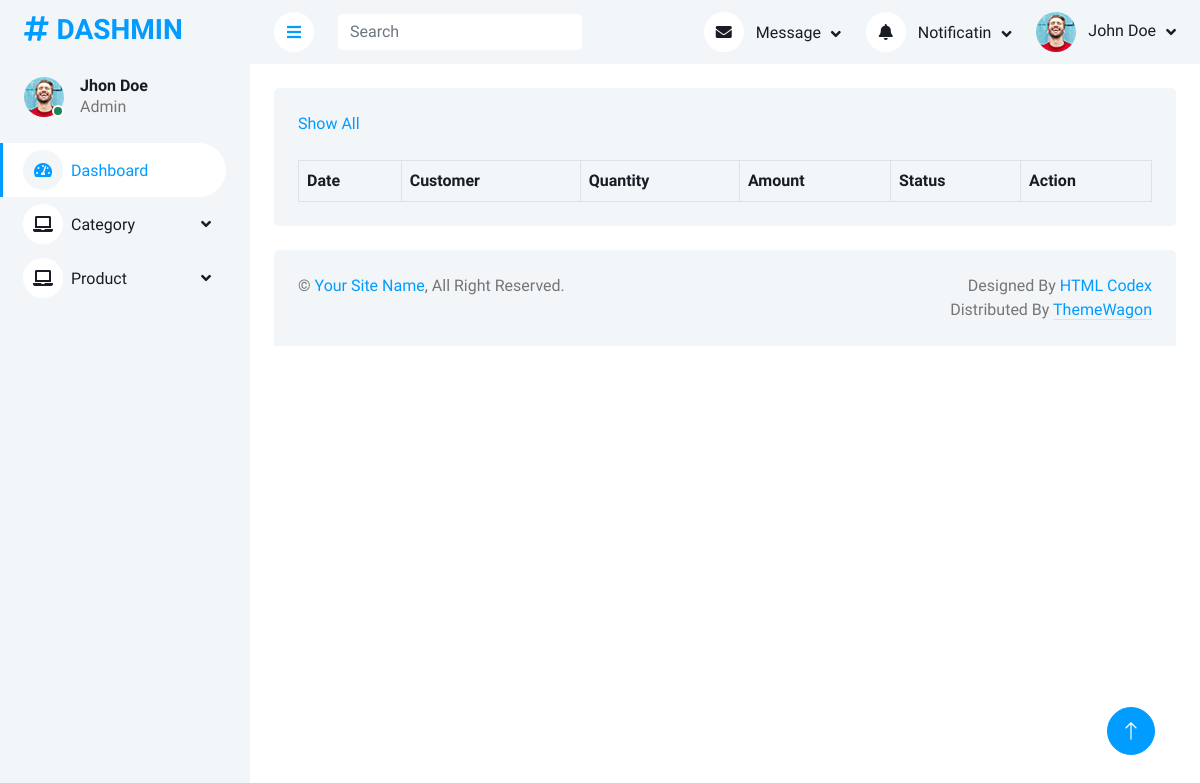
The app's page /adminPanel/invoice.php (signed in), older data.
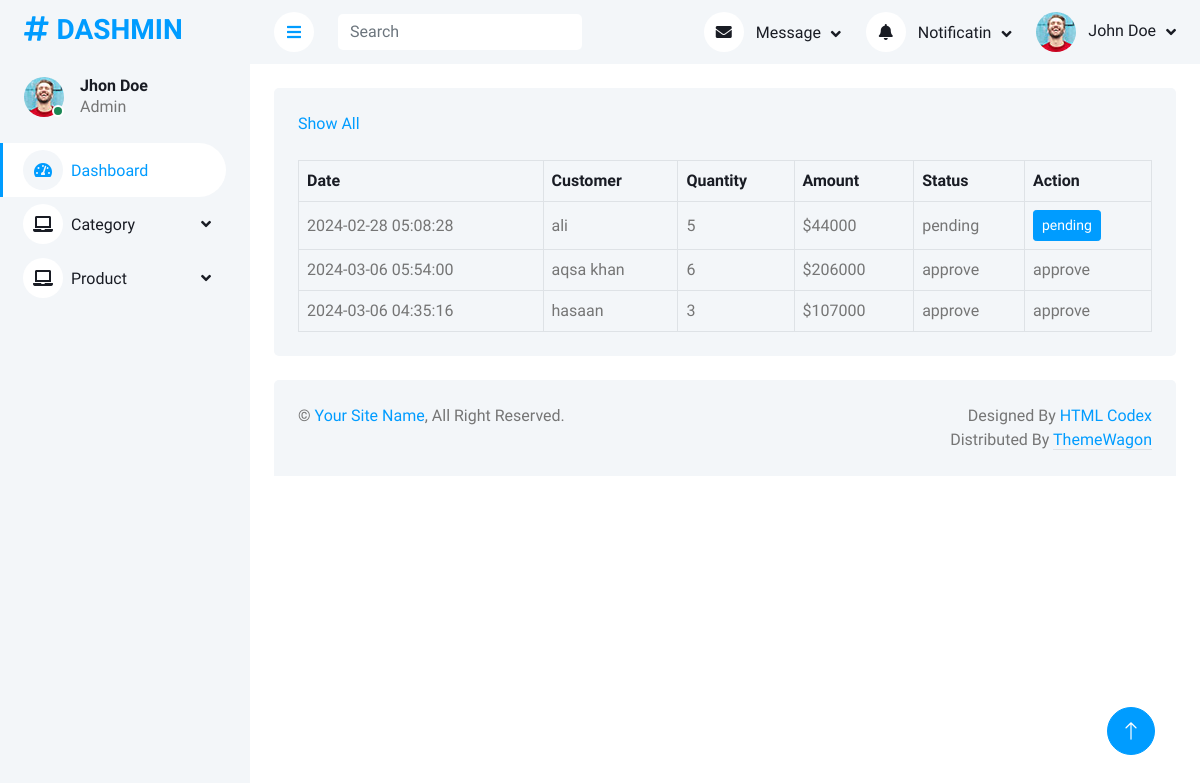
The same page, newer data.
### tables this page shows
CREATE TABLE `invoice` (
  `id` int(11) NOT NULL,
  `u_id` int(11) NOT NULL,
  `u_name` varchar(100) NOT NULL,
  `u_email` varchar(100) NOT NULL,
  `total_products` int(11) NOT NULL,
  `total_amount` int(11) NOT NULL,
  `date_time` timestamp NOT NULL DEFAULT current_timestamp() ON UPDATE current_timestamp(),
  `status` varchar(200) NOT NULL DEFAULT 'pending'
);

### adminPanel/invoice.php (the view, shortened to what this page needs)
<?php
        include('query.php');
        include('header.php');
        ?>
            <div class="container-fluid pt-4 px-4">
                <div class="bg-light text-center rounded p-4">
                    <div class="d-flex align-items-center justify-content-between mb-4">
                        <a href="">Show All</a>
                    </div>
                    <div class="table-responsive">
                        <table class="table text-start align-middle table-bordered table-hover mb-0">
                            <thead>
                                <tr class="text-dark">
                                    <th scope="col">Date</th>
                                    <th scope="col">Customer</th>
                                    <th scope="col">Quantity</th>
                                    <th scope="col">Amount</th>
                                    <th scope="col">Status</th>
                                    <th scope="col">Action</th>
                                </tr>
                            </thead>
                            <tbody>
                                <?php
                                $query = $pdo->query("select * from invoice");
                               $allInvoices =  $query->fetchAll(PDO::FETCH_ASSOC);
                                foreach( $allInvoices as $invoice){
                                ?>
                                <tr>
                                    <td><?php echo $invoice['date_time']?></td>
                                    <td><?php echo $invoice['u_name']?></td>
                                    <td><?php echo $invoice['total_products']?></td>
                                    <td>$<?php echo $invoice['total_amount']?></td>
                                    <td><?php echo  $invoice['status']?></td>
                                    <?php
                                    if($invoice['status'] == 'pending'){
                                    ?>
                                    <td>  <form action="email.php" method="post"><button name="sendEmail" class="btn btn-sm btn-primary" ><?php echo $invoice['status']?></button>
                                    </form>
                                    </td>
                                    <?php
                                    }
                                    else{
                                        ?>
                                            <td><?php echo $invoice['status']?></td>
                                        <?php
                                    }
                                    ?>
                                </tr>
                                <?php
                                }
                                ?>
                            </tbody>
                        </table>
                    </div>
                </div>
            </div>
<?php
include('footer.php');
?>

### adminPanel/header.php (shortened to what this page needs)
<!DOCTYPE html>
<html lang="en">
<head>
    <link href="https://cdnjs.cloudflare.com/ajax/libs/font-awesome/5.10.0/css/all.min.css" rel="stylesheet">
    <link href="https://cdn.jsdelivr.net/npm/bootstrap-icons@1.4.1/font/bootstrap-icons.css" rel="stylesheet">
    <link href="lib/owlcarousel/assets/owl.carousel.min.css" rel="stylesheet">
    <link href="lib/tempusdominus/css/tempusdominus-bootstrap-4.min.css" rel="stylesheet" />
    <link href="css/bootstrap.min.css" rel="stylesheet">
    <link href="css/style.css" rel="stylesheet">
</head>
<body>
    <div class="container-xxl position-relative bg-white d-flex p-0">
        <div class="sidebar pe-4 pb-3">
            <nav class="navbar bg-light navbar-light">
                <a href="index.html" class="navbar-brand mx-4 mb-3">
                    <h3 class="text-primary"><i class="fa fa-hashtag me-2"></i>DASHMIN</h3>
                </a>
                <div class="d-flex align-items-center ms-4 mb-4">
                    <div class="position-relative">
                        <img class="rounded-circle" src="img/user.jpg" alt="" style="width: 40px; height: 40px;">
                        <div class="bg-success rounded-circle border border-2 border-white position-absolute end-0 bottom-0 p-1"></div>
                    </div>
                    <div class="ms-3">
                        <h6 class="mb-0">Jhon Doe</h6>
                        <span>Admin</span>
                    </div>
                </div>
                <div class="navbar-nav w-100">
                    <a href="index.html" class="nav-item nav-link active"><i class="fa fa-tachometer-alt me-2"></i>Dashboard</a>
                    <div class="nav-item dropdown">
                        <a href="#" class="nav-link dropdown-toggle" data-bs-toggle="dropdown"><i class="fa fa-laptop me-2"></i>Category</a>
                    </div>
                    <div class="nav-item dropdown">
                        <a href="#" class="nav-link dropdown-toggle" data-bs-toggle="dropdown"><i class="fa fa-laptop me-2"></i>Product</a>
                    </div>
                </div>
            </nav>
        </div>
        <div class="content">
            <nav class="navbar navbar-expand bg-light navbar-light sticky-top px-4 py-0">
                <a href="#" class="sidebar-toggler flex-shrink-0">
                    <i class="fa fa-bars"></i>
                </a>
                <form class="d-none d-md-flex ms-4">
                    <input class="form-control border-0" type="search" placeholder="Search">
                </form>
                <div class="navbar-nav align-items-center ms-auto">
                    <div class="nav-item dropdown">
                        <a href="#" class="nav-link dropdown-toggle" data-bs-toggle="dropdown">
                            <i class="fa fa-envelope me-lg-2"></i>
                            <span class="d-none d-lg-inline-flex">Message</span>
                        </a>
                    </div>
                    <div class="nav-item dropdown">
                        <a href="#" class="nav-link dropdown-toggle" data-bs-toggle="dropdown">
                            <i class="fa fa-bell me-lg-2"></i>
                            <span class="d-none d-lg-inline-flex">Notificatin</span>
                        </a>
                    </div>
                    <div class="nav-item dropdown">
                        <a href="#" class="nav-link dropdown-toggle" data-bs-toggle="dropdown">
                            <img class="rounded-circle me-lg-2" src="img/user.jpg" alt="" style="width: 40px; height: 40px;">
                            <span class="d-none d-lg-inline-flex">John Doe</span>
                        </a>
                    </div>
                </div>
            </nav>

### adminPanel/footer.php (shortened to what this page needs)
            <div class="container-fluid pt-4 px-4">
                <div class="bg-light rounded-top p-4">
                    <div class="row">
                        <div class="col-12 col-sm-6 text-center text-sm-start">
                            &copy; <a href="#">Your Site Name</a>, All Right Reserved.
                        </div>
                        <div class="col-12 col-sm-6 text-center text-sm-end">
                            Designed By <a href="https://htmlcodex.com">HTML Codex</a>
                        Distributed By <a class="border-bottom" href="https://themewagon.com" target="_blank">ThemeWagon</a>
                        </div>
                    </div>
                </div>
            </div>
        </div>
        <a href="#" class="btn btn-lg btn-primary btn-lg-square back-to-top"><i class="bi bi-arrow-up"></i></a>
    </div>
</body>
</html>

### adminPanel/css/style.css (style rules this page uses)
:root { --primary: #009CFF; --light: #F3F6F9; --dark: #191C24; }
.back-to-top { position: fixed; display: none; right: 45px; bottom: 45px; z-index: 99; }
.btn { transition: .5s; }
.btn.btn-primary { color: #FFFFFF; }
.btn-lg-square { width: 48px; height: 48px; }
.btn-square, .btn-sm-square, .btn-lg-square { padding: 0; display: inline-flex; align-items: center; justify-content: center; font-weight: normal; border-radius: 50px; }
.sidebar { position: fixed; top: 0; left: 0; bottom: 0; width: 250px; height: 100vh; overflow-y: auto; background: var(--light); transition: 0.5s; z-index: 999; }
.content { margin-left: 250px; min-height: 100vh; background: #FFFFFF; transition: 0.5s; }
@media (min-width: 992px) { .sidebar { margin-left: 0; } }
@media (min-width: 992px) { .content { width: calc(100% - 250px); } }
.sidebar .navbar .navbar-nav .nav-link { padding: 7px 20px; color: var(--dark); font-weight: 500; border-left: 3px solid var(--light); border-radius: 0 30px 30px 0; outline: none; }
.sidebar .navbar .navbar-nav .nav-link:hover, .sidebar .navbar .navbar-nav .nav-link.active { color: var(--primary); background: #FFFFFF; border-color: var(--primary); }
.sidebar .navbar .navbar-nav .nav-link i { width: 40px; height: 40px; display: inline-flex; align-items: center; justify-content: center; background: #FFFFFF; border-radius: 40px; }
.sidebar .navbar .navbar-nav .nav-link:hover i, .sidebar .navbar .navbar-nav .nav-link.active i { background: var(--light); }
.sidebar .navbar .dropdown-toggle::after { position: absolute; top: 15px; right: 15px; border: none; content: "\f107"; font-family: "Font Awesome 5 Free"; font-weight: 900; transition: .5s; }
.content .navbar .navbar-nav .nav-link { margin-left: 25px; padding: 12px 0; color: var(--dark); outline: none; }
.content .navbar .sidebar-toggler, .content .navbar .navbar-nav .nav-link i { width: 40px; height: 40px; display: inline-flex; align-items: center; justify-content: center; background: #FFFFFF; border-radius: 40px; }
.content .navbar .dropdown-toggle::after { margin-left: 6px; vertical-align: middle; border: none; content: "\f107"; font-family: "Font Awesome 5 Free"; font-weight: 900; transition: .5s; }

Row changes from the older to the newer data that the page shows:
added invoice: date_time "2024-02-28 05:08:28", u_name "ali", total_products "5", total_amount "44000", status "pending"
added invoice: date_time "2024-03-06 05:54:00", u_name "aqsa khan", total_products "6", total_amount "206000", status "approve"
added invoice: date_time "2024-03-06 04:35:16", u_name "hasaan", total_products "3", total_amount "107000", status "approve"
